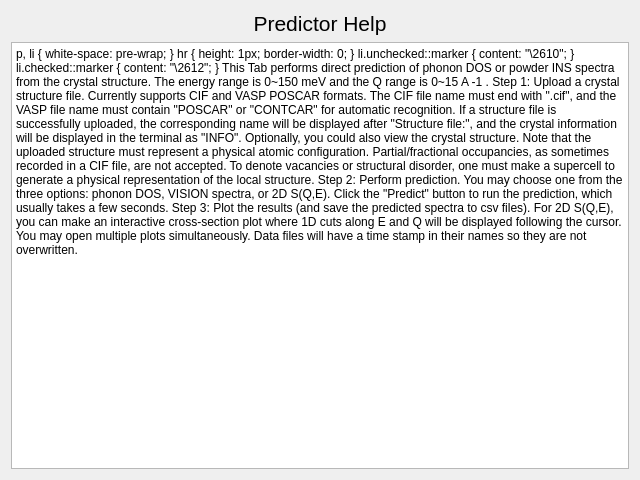
<?xml version="1.0" encoding="UTF-8"?>
<ui version="4.0">
 <class>Help_DP</class>
 <widget class="QDialog" name="Help_DP">
  <property name="geometry">
   <rect>
    <x>0</x>
    <y>0</y>
    <width>640</width>
    <height>480</height>
   </rect>
  </property>
  <property name="windowTitle">
   <string>Dialog</string>
  </property>
  <layout class="QVBoxLayout" name="verticalLayout">
   <item>
    <widget class="QLabel" name="label">
     <property name="text">
      <string>&lt;html&gt;&lt;head/&gt;&lt;body&gt;&lt;p align=&quot;center&quot;&gt;&lt;span style=&quot; font-size:16pt;&quot;&gt;Predictor Help&lt;/span&gt;&lt;/p&gt;&lt;/body&gt;&lt;/html&gt;</string>
     </property>
    </widget>
   </item>
   <item>
    <widget class="QTextBrowser" name="textBrowser">
     <property name="html">
      <string>&lt;!DOCTYPE HTML PUBLIC &quot;-//W3C//DTD HTML 4.0//EN&quot; &quot;http://www.w3.org/TR/REC-html40/strict.dtd&quot;&gt;
&lt;html&gt;&lt;head&gt;&lt;meta name=&quot;qrichtext&quot; content=&quot;1&quot; /&gt;&lt;meta charset=&quot;utf-8&quot; /&gt;&lt;style type=&quot;text/css&quot;&gt;
p, li { white-space: pre-wrap; }
hr { height: 1px; border-width: 0; }
li.unchecked::marker { content: &quot;\2610&quot;; }
li.checked::marker { content: &quot;\2612&quot;; }
&lt;/style&gt;&lt;/head&gt;&lt;body style=&quot; font-family:'Segoe UI'; font-size:9pt; font-weight:400; font-style:normal;&quot;&gt;
&lt;p style=&quot; margin-top:0px; margin-bottom:0px; margin-left:0px; margin-right:0px; -qt-block-indent:0; text-indent:0px;&quot;&gt;&lt;span style=&quot; font-size:12pt;&quot;&gt;This Tab performs direct prediction of phonon DOS or powder INS spectra from the crystal structure. The energy range is 0~150 meV and the Q range is 0~15 A&lt;/span&gt;&lt;span style=&quot; font-size:12pt; vertical-align:super;&quot;&gt;-1&lt;/span&gt;&lt;span style=&quot; font-size:12pt;&quot;&gt;.&lt;/span&gt;&lt;/p&gt;
&lt;p style=&quot;-qt-paragraph-type:empty; margin-top:0px; margin-bottom:0px; margin-left:0px; margin-right:0px; -qt-block-indent:0; text-indent:0px; font-size:12pt;&quot;&gt;&lt;br /&gt;&lt;/p&gt;
&lt;p style=&quot; margin-top:0px; margin-bottom:0px; margin-left:0px; margin-right:0px; -qt-block-indent:0; text-indent:0px;&quot;&gt;&lt;span style=&quot; font-size:12pt;&quot;&gt;Step 1: Upload a crystal structure file. Currently supports CIF and VASP POSCAR formats. The CIF file name must end with &amp;quot;.cif&amp;quot;, and the VASP file name must contain &amp;quot;POSCAR&amp;quot; or &amp;quot;CONTCAR&amp;quot; for automatic recognition. If a structure file is successfully uploaded, the corresponding name will be displayed after &amp;quot;Structure file:&amp;quot;, and the crystal information will be displayed in the terminal as &amp;quot;INFO&amp;quot;. Optionally, you could also view the crystal structure. Note that the uploaded structure must represent a physical atomic configuration. Partial/fractional occupancies, as sometimes recorded in a CIF file, are not accepted. To denote vacancies or structural disorder, one must make a supercell to generate a physical representation of the local structure.&lt;/span&gt;&lt;/p&gt;
&lt;p style=&quot;-qt-paragraph-type:empty; margin-top:0px; margin-bottom:0px; margin-left:0px; margin-right:0px; -qt-block-indent:0; text-indent:0px; font-size:12pt;&quot;&gt;&lt;br /&gt;&lt;/p&gt;
&lt;p style=&quot; margin-top:0px; margin-bottom:0px; margin-left:0px; margin-right:0px; -qt-block-indent:0; text-indent:0px;&quot;&gt;&lt;span style=&quot; font-size:12pt;&quot;&gt;Step 2: Perform prediction. You may choose one from the three options: phonon DOS, VISION spectra, or 2D S(Q,E). Click the &amp;quot;Predict&amp;quot; button to run the prediction, which usually takes a few seconds. &lt;/span&gt;&lt;/p&gt;
&lt;p style=&quot;-qt-paragraph-type:empty; margin-top:0px; margin-bottom:0px; margin-left:0px; margin-right:0px; -qt-block-indent:0; text-indent:0px; font-size:12pt;&quot;&gt;&lt;br /&gt;&lt;/p&gt;
&lt;p style=&quot; margin-top:0px; margin-bottom:0px; margin-left:0px; margin-right:0px; -qt-block-indent:0; text-indent:0px;&quot;&gt;&lt;span style=&quot; font-size:12pt;&quot;&gt;Step 3: Plot the results (and save the predicted spectra to csv files). For 2D S(Q,E), you can make an interactive cross-section plot where 1D cuts along E and Q will be displayed following the cursor. You may open multiple plots simultaneously. Data files will have a time stamp in their names so they are not overwritten.&lt;/span&gt;&lt;/p&gt;&lt;/body&gt;&lt;/html&gt;</string>
     </property>
    </widget>
   </item>
  </layout>
 </widget>
 <resources/>
 <connections/>
</ui>
